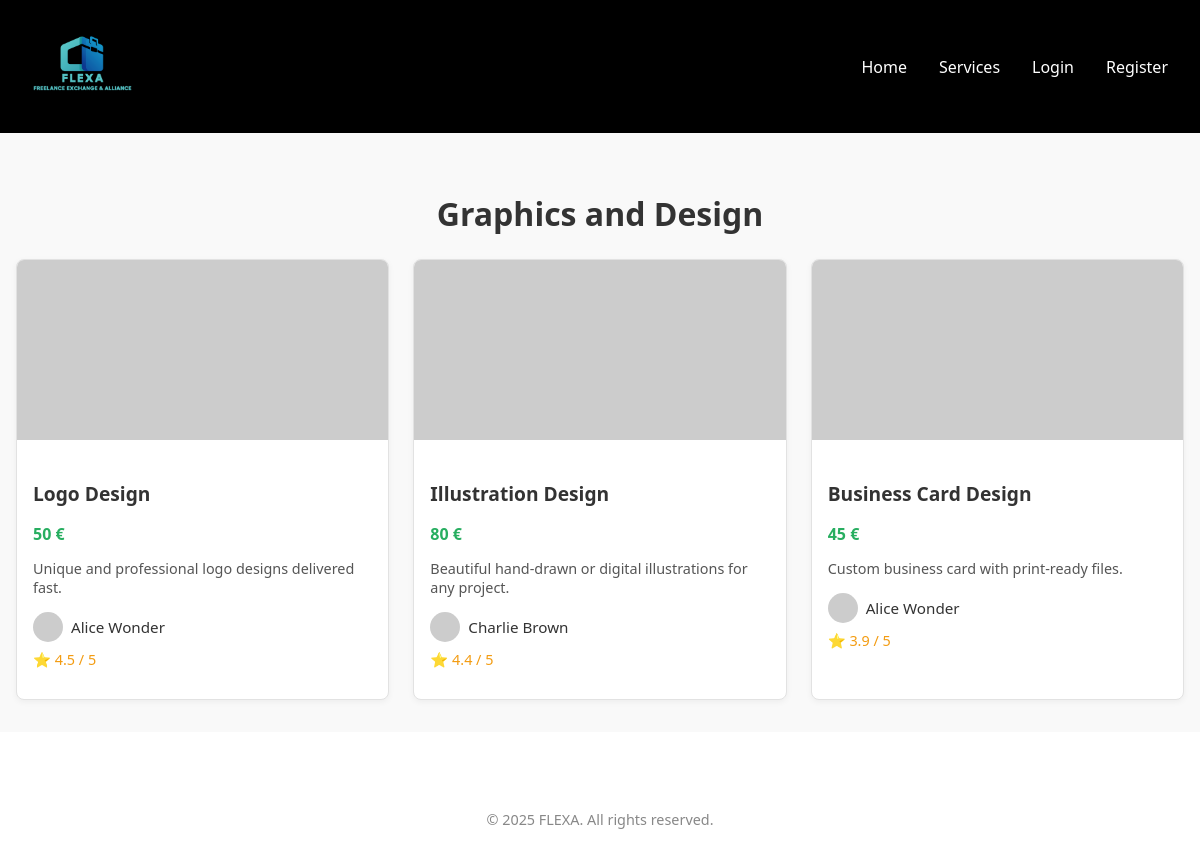
Page /pages/category.php?name=Graphics+and+Design on the committed database.
### tables this page shows
CREATE TABLE Service
(
    serviceId    INTEGER,
    freelancerId INTEGER,
    categoryId   INTEGER,
    title        VARCHAR(255),
    price        DECIMAL(10, 2),
    deliveryTime INTEGER,
    description  TEXT,
    status       VARCHAR(15),
    rating       DECIMAL(2, 1) DEFAULT 0,

    CONSTRAINT Service_PK PRIMARY KEY (serviceId),
    CONSTRAINT Service_freelancerId_NN CHECK (freelancerId IS NOT NULL),
    CONSTRAINT Service_title_NN CHECK (title IS NOT NULL),
    CONSTRAINT Service_price_NN CHECK (price IS NOT NULL),
    CONSTRAINT Service_deliveryTime_NN CHECK (deliveryTime IS NOT NULL),
    CONSTRAINT Service_description_NN CHECK (description IS NOT NULL),
    CONSTRAINT Service_status_NN CHECK (status IS NOT NULL),
    CONSTRAINT Service_rating_NN CHECK (rating IS NOT NULL),
    CONSTRAINT Service_freelancer_FK FOREIGN KEY (freelancerId) REFERENCES User (userId) ON UPDATE CASCADE,
    CONSTRAINT Service_category_FK FOREIGN KEY (categoryId) REFERENCES ServiceCategory (serviceCategoryId) ON DELETE SET NULL ON UPDATE CASCADE,
    CONSTRAINT Service_deliveryTime_check CHECK (deliveryTime > 0),
    CONSTRAINT Service_status_CK CHECK (status IN ('active', 'inactive', 'deleted')),
    CONSTRAINT Service_rating_CK CHECK (rating BETWEEN 0 AND 5)
);

### pages/category.php (called while the page is built, shortened)
<?php
require_once(__DIR__ . '/../utils/session.php');
require_once(__DIR__ . '/../templates/common.tpl.php');
require_once(__DIR__ . '/../templates/category.tpl.php');
require_once(__DIR__ . '/../database/connection.db.php');
require_once(__DIR__ . '/../model/category.class.php');
require_once(__DIR__ . '/../database/complex_queries.php');
$session = new Session();
$category = $_GET['name'] ?? 'Unknown';
$category = urldecode($category);
$db = getDatabaseConnection();
$categoryId = Category::getCategoryByName($db, $category);
$categoryId = $categoryId->getId();
$relatedServices = getServices_FreelancersByCategoryId($db, $categoryId);
drawHeader("Category", $session);
drawCategoryResults($category, $relatedServices);
drawFooter();

### utils/session.php (called while the page is built, shortened)
<?php
class Session
{
    public function isLoggedIn(): bool
    {
        return isset($_SESSION['id']);
    }
}

### database/complex_queries.php (called while the page is built, shortened)
<?php
function getServices_FreelancersByCategoryId(PDO $db, int $cat_id): array
{
    $stmt = $db->prepare("
         SELECT
            S.serviceId,
            S.title,
            S.price,
            S.deliveryTime,
            S.description,
            S.status,
            U.name AS freelancerName,
            U.profilePictureURL,
            SM.mediaURL,
            (
                SELECT AVG(F.rating)
                FROM Purchase P
                JOIN Feedback F ON P.purchaseId = F.purchaseId
                WHERE P.serviceId = S.serviceId
            ) AS avgRating
        FROM Service S
        JOIN User U ON S.freelancerId = U.userId
        JOIN ServiceMedia SM ON S.serviceId = SM.serviceId
        WHERE S.categoryId = :cat_id
    ");
    $stmt->bindParam(":cat_id", $cat_id, PDO::PARAM_INT);
    $stmt->execute();
    $services = [];
    while ($row = $stmt->fetch(PDO::FETCH_ASSOC)) {
        $id = $row['serviceId'];
        if (!isset($services[$id])) {
            $services[$id] = [
                'title' => $row['title'],
                'price' => $row['price'],
                'deliveryTime' => $row['deliveryTime'],
                'description' => $row['description'],
                'status' => $row['status'],
                'avgRating' => round((float)$row['avgRating'], 1),
                'freelancer' => [
                    'name' => $row['freelancerName'],
                    'profilePictureURL' => $row['profilePictureURL']
                ],
                'images' => []
            ];
        }
        $services[$id]['images'][] = $row['mediaURL'];
    }
    return array_values($services);
}

### model/category.class.php (called while the page is built, shortened)
<?php
class Category
{
    private int $id;
    public function __construct(int $id, string $name, string $icon)
    {
        $this->id = $id;
    }
    public function getId(): int
    {
        return $this->id;
    }
    public static function getCategoryByName(PDO $db, string $name): ?Category
    {
        $stmt = $db->prepare("SELECT * FROM ServiceCategory WHERE name = ?");
        $stmt->execute([$name]);
        $data = $stmt->fetch(PDO::FETCH_ASSOC);
        return new Category(intval($data['serviceCategoryId']), $data['name'], $data['icon']);
    }
}

### templates/category.tpl.php (the view, shortened to what this page needs)
<?php
require_once(__DIR__ . '/../utils/session.php');
require_once(__DIR__ . '/../templates/common.tpl.php');
require_once(__DIR__ . '/../database/connection.db.php');
require_once(__DIR__ . '/../model/category.class.php');
?>
<?php function drawCategoryResults(string $category, array $services): void
{ ?>
    <section class="category-section">
        <div class="category-container">
            <?php
            if (strtolower($category) === 'serviços') {
                echo '<h2 class="section-category-title">Services</h2>';
            } elseif (str_starts_with($category, '_')) {
                echo '<h2 class="section-category-title">Search Results for ' . htmlspecialchars(ucfirst(substr($category, 1))) . '</h2>';
            } else {
                echo '<h2 class="section-category-title">' . $category . '</h2>';
            }
            ?>
            <?php if (empty($services)): ?>
                <p>No services found in this category.</p>
            <?php else: ?>
                <div class="service-grid">
                    <?php foreach ($services as $service): ?>
                        <article class="service-display">
                            <img src="<?= htmlspecialchars($service['images'][0] ?? '/assets/images/pfps/default.jpeg') ?>"
                                 alt="Service image" class="service-image">
                            <div class="service-info">
                                <h3 class="service-title"><?= htmlspecialchars($service['title']) ?></h3>
                                <p class="service-price"><?= htmlspecialchars((string)$service['price']) ?> €</p>
                                <p class="service-description"><?= htmlspecialchars($service['description']) ?></p>
                                <div class="freelancer-info">
                                    <img src="<?= htmlspecialchars($service['freelancer']['profilePictureURL']) ?>"
                                         alt="Freelancer profile" class="freelancer-pic">
                                    <span class="freelancer-name"><?= htmlspecialchars($service['freelancer']['name']) ?></span>
                                </div>
                                <?php if (isset($service['avgRating'])): ?>
                                    <p class="service-rating">⭐ <?= htmlspecialchars((string)$service['avgRating']) ?>
                                        / 5</p>
                                <?php else: ?>
                                    <p class="service-rating">⭐ No ratings yet</p>
                                <?php endif; ?>
                            </div>
                        </article>
                    <?php endforeach; ?>
                </div>
            <?php endif; ?>
        </div>
    </section>
<?php } ?>

### templates/common.tpl.php (shortened to what this page needs)
<?php
require_once(__DIR__ . '/../utils/session.php');
?>
<?php function drawHeader(string $title, Session $session): void
{ ?>
    <!DOCTYPE html>
<html lang="en-US">
<head>
    <link href="/css/style.css" rel="stylesheet">
</head>
<body>
<header class="site-header dark-header">
    <div class="container header-flex">
        <div class="logo">
            <a href="/pages/index.php">
                <img
                        src="/assets/images/flexa-logo@2x.png"
                        srcset="/assets/images/flexa-logo@2x.png 2x"
                        alt="FLEXA logo"
                        class="logo-img-big"
                />
            </a>
        </div>
        <nav>
            <ul class="nav-menu">
                <li><a href="/pages/index.php">Home</a></li>
                <li><a href="/pages/services.php">Services</a></li>
                <?php
                if ($session->isLoggedIn()) {
                    echo '<li><a href="/pages/user.php?id=' . $session->getId() . '">Profile</a></li>';
                    echo '<li><a href="/actions/action_logout.php">Logout</a></li>';
                } else {
                    echo '<li><a href="/pages/login.php">Login</a></li>';
                    echo '<li><a href="/pages/signup.php">Register</a></li>';
                }
                ?>
            </ul>
        </nav>
    </div>
</header>
<main>
    <?php } ?>
    <?php function drawFooter(): void
    { ?>
</main>
<footer class="site-footer">
    <div class="container">
        <p>&copy 2025 FLEXA. All rights reserved.</p>
    </div>
</footer>
</body>
</html>
<?php } ?>

### css/style.css (style rules this page uses)
body { margin: 0; background: #ffffff; color: #333; font-family: 'Segoe UI', sans-serif; padding: 0; }
a { text-decoration: none; }
.container { max-width: 1200px; margin: 0 auto; padding: 2rem; }
.site-header { background: #000; padding: 0.5rem 0; }
.header-flex { display: flex; align-items: center; justify-content: space-between; padding: 1rem 2rem; gap: 1rem; }
.logo-img-big { height: auto; max-height: 80px; margin-top: 0; width: auto; max-width: 240px; object-fit: contain; image-rendering: -webkit-optimize-contrast; image-rendering: crisp-edges; }
.nav-menu { display: flex; gap: 2rem; list-style: none; margin: 0; padding: 0; }
.nav-menu li a { color: #fff; text-decoration: none; font-weight: 500; font-size: 1rem; transition: color 0.2s ease; }
footer { text-align: center; padding: 2rem; font-size: 0.9rem; color: #888; }
.category-section { padding: 2rem 0; background-color: #f9f9f9; }
.category-container { max-width: 1200px; margin: 0 auto; padding: 0 1rem; }
.section-category-title { font-size: 2rem; margin-bottom: 1.5rem; text-align: center; }
.service-grid { display: grid; grid-template-columns: repeat(auto-fill, minmax(280px, 1fr)); gap: 1.5rem; }
.service-display { background-color: white; border: 1px solid #e2e2e2; border-radius: 8px; overflow: hidden; box-shadow: 0 2px 6px rgba(0,0,0,0.05); transition: transform 0.2s ease; }
.service-image { width: 100%; height: 180px; object-fit: cover; }
.service-info { padding: 1rem; }
.service-title { font-size: 1.2rem; font-weight: bold; margin-bottom: 0.5rem; }
.service-price { color: #27ae60; font-weight: 600; margin-bottom: 0.5rem; }
.service-description { font-size: 0.9rem; color: #555; }
.freelancer-info { display: flex; align-items: center; gap: 0.5rem; margin-top: 0.75rem; }
.freelancer-pic { width: 30px; height: 30px; border-radius: 50%; object-fit: cover; }
.freelancer-name { font-size: 0.95rem; font-weight: 500; color: #333; }
.service-rating { font-size: 0.9rem; color: #f39c12; margin-top: 0.5rem; }

### rows in the picture
service: title "Logo Design", price "50", description "Unique and professional logo designs delivered fast.", name "Alice Wonder", avgRating "4.5"
service: title "Illustration Design", price "80", description "Beautiful hand-drawn or digital illustrations for any project.", name "Charlie Brown", avgRating "4.4"
service: title "Business Card Design", price "45", description "Custom business card with print-ready files.", name "Alice Wonder", avgRating "3.9"

### other values in the picture
$category "Graphics and Design"
